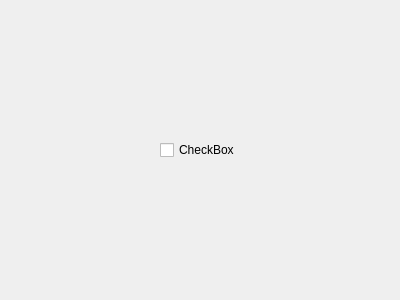
<?xml version="1.0" encoding="UTF-8"?>
<ui version="4.0">
 <class>TabItemView</class>
 <widget class="QWidget" name="TabItemView">
  <property name="geometry">
   <rect>
    <x>0</x>
    <y>0</y>
    <width>400</width>
    <height>300</height>
   </rect>
  </property>
  <property name="windowTitle">
   <string>Form</string>
  </property>
  <layout class="QVBoxLayout" name="verticalLayout">
   <item>
    <spacer name="verticalSpacer">
     <property name="orientation">
      <enum>Qt::Vertical</enum>
     </property>
     <property name="sizeHint" stdset="0">
      <size>
       <width>20</width>
       <height>119</height>
      </size>
     </property>
    </spacer>
   </item>
   <item>
    <layout class="QHBoxLayout" name="horizontalLayout">
     <item>
      <spacer name="horizontalSpacer">
       <property name="orientation">
        <enum>Qt::Horizontal</enum>
       </property>
       <property name="sizeHint" stdset="0">
        <size>
         <width>40</width>
         <height>20</height>
        </size>
       </property>
      </spacer>
     </item>
     <item>
      <widget class="QCheckBox" name="checkBox">
       <property name="text">
        <string>CheckBox</string>
       </property>
      </widget>
     </item>
     <item>
      <spacer name="horizontalSpacer_2">
       <property name="orientation">
        <enum>Qt::Horizontal</enum>
       </property>
       <property name="sizeHint" stdset="0">
        <size>
         <width>40</width>
         <height>20</height>
        </size>
       </property>
      </spacer>
     </item>
    </layout>
   </item>
   <item>
    <spacer name="verticalSpacer_2">
     <property name="orientation">
      <enum>Qt::Vertical</enum>
     </property>
     <property name="sizeHint" stdset="0">
      <size>
       <width>20</width>
       <height>119</height>
      </size>
     </property>
    </spacer>
   </item>
  </layout>
 </widget>
 <resources/>
 <connections/>
</ui>
